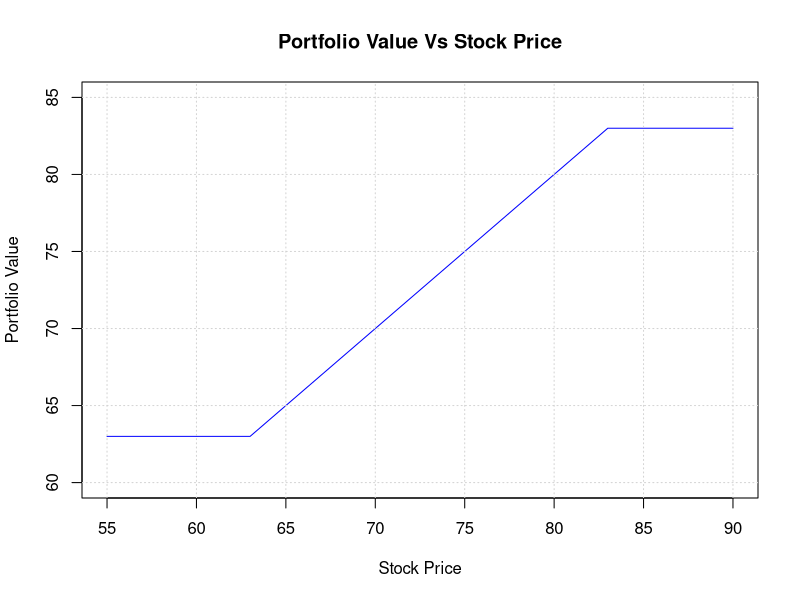
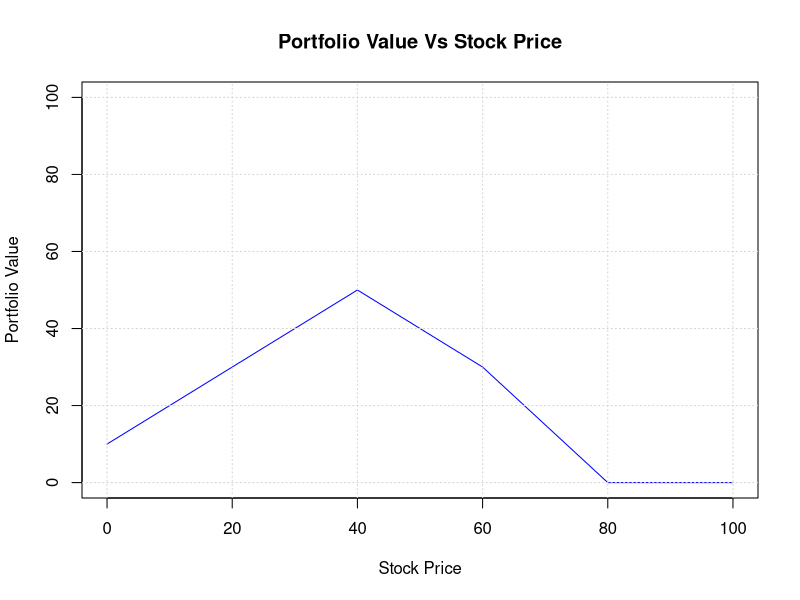

Write R code to recreate these figures, in order.
## ---- chunk 1
knitr::opts_chunk$set(echo = TRUE)
library(knitr)
## ---- chunk 2
# Function to price calls and puts using Black Scholes equation
BS <- function(S, K, r, sigma, t, type="c") {
  d1 <- (log(S / K) + (r + sigma^2 / 2) * t) / (sigma * sqrt(t))
  d2 <- (log(S / K) + (r - sigma^2 / 2) * t) / (sigma * sqrt(t))
  
  if (type == "c" | type == "call") {
    return (
      S * pnorm(d1) - (K * exp(-r * t) * pnorm(d2))
    )
  }
  
  if (type == "p" | type == "put") {
    return (
      (K * exp(-r * t) * pnorm(-d2)) - S * pnorm(-d1)
    )
  }
}
## ---- chunk 3
vol <- 0.4
r <- 0.05
B <- seq(70, 90, 0.5) # Assume strikes are $0.50 apart from each other
A <- B - 20
S_0 <- 70
t <- 0.5

short_c <- BS(S=S_0, K=B, r=r, sigma=vol, t=t, type="c") # CF at t=0
long_p <- BS(S=S_0, K=A, r=r, sigma=vol, t=t, type="p")
difference <- short_c - long_p
df <- data.frame(short_c, B, long_p, A, difference)
colnames(df) <- c("Short Call Price", "Call Strike", "Long Put Price", "Put Strike", "Difference")
df[25:30,]
## ---- chunk 4
vol <- 0.4
r <- 0.05
B <- 83
A <- B - 20
S_0 <- 70
t <- 0.5
S_t <- 55:90

port <- function(S) {
  return (
    S +
    -max(S - B, 0) + # Short call
    max(A - S, 0) # Long Put
  )
}

portfolio <- cbind(S_t, lapply(S_t, port))
plot(portfolio,
     type='l',
     col='blue',
     ylim=c(60, 85),
     xlab="Stock Price",
     ylab="Portfolio Value",
     main="Portfolio Value Vs Stock Price"
     )
grid()
## ---- chunk 5
S_t <- 0:100
port <- function(S) {
  
  put <- function(K){ return ( max(K - S, 0) ) }
  call <- function(K){ return ( max(S - K, 0) ) }
  
  return (

    3/2 * put(80) +
    - 1/2 * put(60) + 
    -2 * put(40)
  )
}
portfolio <- cbind(S_t, lapply(S_t, port))
plot(portfolio,
     type='l',
     col='blue',
     xlab="Stock Price",
     ylab="Portfolio Value",
     ylim = c(0, 100),
     main="Portfolio Value Vs Stock Price"
     )
grid()
## ---- chunk 6
S_0 <- 50
r <- 0.05
t <- 0.5
sigma <- 0.4
#50 = B * exp(r * t) BOND
B <- 50 / exp(r * t) # will equal 50 at 6 months

p80 <-  3/2 * BS(S_0, 80, r, sigma, t, 'p')
p60 <- -1/2 * BS(S_0, 60, r, sigma, t, 'p')
p40 <- -2   * BS(S_0, 40, r, sigma, t, 'p')
p20 <- -1/2 * BS(S_0, 20, r, sigma, t, 'p')


B + p80 + p60 + p40 + p20
## ---- chunk 7
S_0 <- 60
u <- S_0 * 1.2
d <- S_0 * 0.8
r <- 0.08
p_K <- 66

# Put Values
pu <- max(p_K - u, 0)
pd <- max(p_K - d, 0)

delta <- (pu - pd) / (u - d)
delta

# Portfolio with 1 put, and delta (0.75) stocks, compute value
vu <- pu + u * -delta
vd <- pd + d * -delta
c(vu, vd)

V <- 54
pv_V <- V / (1 + r)
pv_V

put_px <- pv_V - (S_0) * -delta # Subtract stocks from portfolio
put_px
## ---- chunk 8
S_0 <- 54
u <- 80
d <- 40
r <- (100 - 96) / 96

# Risk neutral probabilities
q <- (S_0 * exp(r) - d) / (u - d) # P(up)
p <- 1 - q # P(down)

c(q, p)

# ITM Call Option, K = 50
C <-  (max(u - 50, 0) * q + max(d - 50, 0) * p) * exp(r)
C

# ATM Put Option, K = S_0 = 54
P <- (max(S_0 - u, 0) * q + max(S_0 - d, 0) * p) * exp(r)
P
## ---- chunk 9
S_0 <- 100
r <- 0.05

u <- S_0 * 1.1
d <- S_0 * 0.9

uu <- u * 1.2
ud <- u * 0.8

du <- d * 1.2
dd <- d * 0.8

tree <- data.frame(c(u, NA,  d, NA), c(uu, ud, du, dd))
colnames(tree) <- c("P_1", "P_2") # Price of asset
rownames(tree) <- c("u(uu)", "ud", "d(du)", "dd")
tree

# Risk Neutral Probabilities
p_1 <- (S_0 * exp(r) - d) / (u - d) 
q_1 <- 1 - p_1
c(p_1, q_1)

p_2 <- mean((u * exp(r) - ud) / (uu - ud),
            (d * exp(r) - dd) / (du - dd))
q_2 <- 1 - p_2
c(p_2, q_2)


K <- 102
r <- 0.05

put_uu <- max(K - uu, 0)
put_ud <- max(K - ud, 0)
put_du <- max(K - du, 0)
put_dd <- max(K - dd, 0)

c(put_uu, put_ud, put_du, put_dd)

price_put <- function(u, d, p, q, r, t) {
  return (
    (u * p + d * q) * exp(-r * t)
  )
}
# calculate put prices at t = 1
pu <- price_put(put_uu, put_ud, p_2, q_2, r, 1)
pd <- price_put(put_du, put_dd, p_2, q_2, r, 1)
c(pu, pd)

# upward path is OTM, so do not exercise
# downward path is lower than exercise (102 - 90 = 12)
# so you would exercise at step d, making the price 12.
pd <- 12

put_px <- price_put(pu, pd, p_1, q_1, r, 1)
put_px
## ---- chunk 10
1 - pnorm(100, mean=105, sd=10)
## ---- chunk 11
martingaleSim <- function(nsim) {
  set.seed(1) # Reproducible
  count <- 0
  for (i in 1:nsim) {
    value <- 40
    bet <- 1
    while (value > 20 & value <= 100) {
      roll <- rnorm(1) # If positive, wins, else loses
      if (roll >= 0) { 
        value <- value + bet
      # bet <- 1 # Reinitialize bet to 1 (Martingale Strategy)
      }
      else {
        value <- value - bet
      # bet <- bet * 2 # Double bet to get money back (Martingale Strategy)
      }
    } # End while loop
    if (value >= 100) { count <- count + 1 }
  } # End for loop
  return(count / nsim)
}
n <- 3000 # Sufficiently large, law of large numbers
# says this approaches the mean (probability)
martingaleSim(n)
